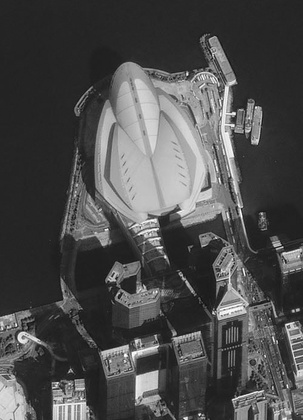
%> input picture scripts/hong_kong.jpg, 303 x 420 px, shrunk from 498 x 690 before the run
$ octave intro.m   (GNU Octave 9; MATLAB toolbox functions it lacks are replaced by stand-ins)
%> lines starting %> are read from the running program, lines starting %| are printed output that depends on the picture
### scripts/myfunction.m
function y = myfunction(x)
% Function of one argument with one return value

a = [-2 -1 0 1];              % Have a global variable of the same name
y = a + x;

### scripts/myotherfunction.m
function [y, z] = myotherfunction(a, b)
% Function of two arguments with two return values
y = a + b;
z = a - b;

### scripts/intro.m
%%%%%%%%%%%%%%%%%%%%%%%%%%%%%%%%%%%%%%%%%%%%%%%%%%%%%%%%%%%%%%%%%%%%%%%
% Introduction to Matlab
% (adapted from http://www.stanford.edu/class/cs223b/matlabIntro.html)
%
% Stefan Roth <roth (AT) cs DOT brown DOT edu>, 09/08/2003
% Last modified: 09/10/2003
%%%%%%%%%%%%%%%%%%%%%%%%%%%%%%%%%%%%%%%%%%%%%%%%%%%%%%%%%%%%%%%%%%%%%%%

% (1) Basics

% The symbol "%" is used to indicate a comment (for the remainder of
% the line).

% When writing a long Matlab statement that becomes to long for a
% single line use "..." at the end of the line to continue on the next
% line.  E.g.

A = [1, 2; ...
     3, 4];

% A semicolon at the end of a statement means that Matlab will not
% display the result of the evaluated statement. If the ";" is omitted
% then Matlab will display the result.  This is also useful for
% printing the value of variables, e.g.

A

% Matlab's command line is a little like a standard shell:
% - Use the up arrow to recall commands without retyping them (and
%   down arrow to go forward in the command history).
% - C-a moves to beginning of line (C-e for end), C-f moves forward a
%   character and C-b moves back (equivalent to the left and right
%   arrow keys), C-d deletes a character, C-k deletes the rest of the
%   line to the right of the cursor, C-p goes back through the
%   command history and C-n goes forward (equivalent to up and down
%   arrows), Tab tries to complete a command.

% Simple debugging:
% If the command "dbstop if error" is issued before running a script
% or a function that causes a run-time error, the execution will stop
% at the point where the error occurred. Very useful for tracking down
% errors.


%%%%%%%%%%%%%%%%%%%%%%%%%%%%%%%%%%%%%%%%%%%%%%%%%%%%%%%%%%%%%%%%%%%%%%%

% (2) Basic types in Matlab

%%%%%%%%%%%%%%%%%%%%%%%%%%%%%%%%%%%%%%%%%%%%%
% (A) The basic types in Matlab are scalars (usually double-precision
% floating point), vectors, and matrices:

A = [1 2; 3 4];              % Creates a 2x2 matrix
B = [1,2; 3,4];              % The simplest way to create a matrix is
                             % to list its entries in square brackets.
                             % The ";" symbol separates rows;
                             % the (optional) "," separates columns.

N = 5                        % A scalar
v = [1 0 0]                  % A row vector
v = [1; 2; 3]                % A column vector
v = v'                       % Transpose a vector (row to column or
                             %   column to row)
v = 1:.5:3                   % A vector filled in a specified range:
v = pi*[-4:4]/4              %   [start:stepsize:end]
                             %   (brackets are optional)
v = []                       % Empty vector


%%%%%%%%%%%%%%%%%%%%%%%%%%%%%%%%%%%%%%%%%%%%%
% (B) Creating special matrices: 1ST parameter is ROWS,
%   2ND parameter is COLS

m = zeros(2, 3)              % Creates a 2x3 matrix of zeros
v = ones(1, 3)               % Creates a 1x3 matrix (row vector) of ones
m = eye(3)                   % Identity matrix (3x3)
v = rand(3, 1)               % Randomly filled 3x1 matrix (column
                             % vector); see also randn

                             % But watch out:
m = zeros(3)                 % Creates a 3x3 matrix (!) of zeros


%%%%%%%%%%%%%%%%%%%%%%%%%%%%%%%%%%%%%%%%%%%%%
% (C) Indexing vectors and matrices.
% Warning: Indices always start at 1 and *NOT* at 0!

v = [1 2 3];
v(3)                         % Access a vector element


m = [1 2 3 4; 5 7 8 8; 9 10 11 12; 13 14 15 16]
m(1, 3)                      % Access a matrix element
                             %       matrix(ROW #, COLUMN #)
m(2, :)                      % Access a whole matrix row (2nd row)
m(:, 1)                      % Access a whole matrix column (1st column)

m(1, 1:3)                    % Access elements 1 through 3 of the 1st row
m(2:3, 2)                    % Access elements 2 through 3 of the
                             %   2nd column
m(2:end, 3)                  % Keyword "end" accesses the remainder of a
                             %   column or row

m = [1 2 3; 4 5 6]
size(m)                      % Returns the size of a matrix
size(m, 1)                   % Number of rows
size(m, 2)                   % Number of columns

m1 = zeros(size(m))          % Create a new matrix with the size of m

who                          % List variables in workspace
whos                         % List variables w/ info about size, type, etc.


%%%%%%%%%%%%%%%%%%%%%%%%%%%%%%%%%%%%%%%%%%%%%%%%%%%%%%%%%%%%%%%%%%%%%%%
% (3) Simple operations on vectors and matrices

%%%%%%%%%%%%%%%%%%%%%%%%%%%%%%%%%%%%%%%%%%%%%%%%
% (A) Element-wise operations:

% These operations are done "element by element".  If two
% vectors/matrices are to be added, subtracted, or element-wise
% multiplied or divided, they must have the same size.

a = [1 2 3 4]';              % A column vector
2 * a                        % Scalar multiplication
a / 4                        % Scalar division
b = [5 6 7 8]';              % Another column vector
a + b                        % Vector addition
a - b                        % Vector subtraction
a .^ 2                       % Element-wise squaring (note the ".")
a .* b                       % Element-wise multiplication (note the ".")
a ./ b                       % Element-wise division (note the ".")

log([1 2 3 4])               % Element-wise logarithm
round([1.5 2; 2.2 3.1])      % Element-wise rounding to nearest integer

% Other element-wise arithmetic operations include e.g. :
%   floor, ceil, ...


%%%%%%%%%%%%%%%%%%%%%%%%%%%%%%%%%%%%%%%%%%%%%
% (B) Vector Operations
% Built-in Matlab functions that operate on vectors

a = [1 4 6 3]                % A row vector
sum(a)                       % Sum of vector elements
mean(a)                      % Mean of vector elements
var(a)                       % Variance of elements
std(a)                       % Standard deviation
max(a)                       % Maximum
min(a)                       % Minimum

% If a matrix is given, then these functions will operate on each column
%   of the matrix and return a row vector as result
a = [1 2 3; 4 5 6]           % A matrix
mean(a)                      % Mean of each column
max(a)                       % Max of each column
max(max(a))                  % Obtaining the max of a matrix
mean(a, 2)                   % Mean of each row (second argument specifies
                             %   dimension along which operation is taken)


[1 2 3] * [4 5 6]'           % 1x3 row vector times a 3x1 column vector
                             %   results in a scalar.  Known as dot product
                             %   or inner product.  Note the absence of "."

[1 2 3]' * [4 5 6]           % 3x1 column vector times a 1x3 row vector
                             %   results in a 3x3 matrix.  Known as outer
                             %   product.  Note the absence of "."


%%%%%%%%%%%%%%%%%%%%%%%%%%%%%%%%%%%%%%%%%%%%%
% (C) Matrix Operations:

a = rand(3,2)                % A 3x2 matrix
b = rand(2,4)                % A 2x4 matrix
c = a * b                    % Matrix product results in a 3x4 matrix

a = [1 2; 3 4; 5 6];         % A 3x2 matrix
b = [5 6 7];                 % A 1x3 row vector
b * a                        % Vector-matrix product results in
                             %   a 1x2 row vector
c = [8; 9];                  % A 2x1 column vector
a * c                        % Matrix-vector product results in
                             %   a 3x1 column vector

a = [1 3 2; 6 5 4; 7 8 9];   % A 3x3 matrix
inv(a)                       % Matrix inverse of a
eig(a)                       % Vector of eigenvalues of a
[V, D] = eig(a)              % D matrix with eigenvalues on diagonal;
                             %   V matrix of eigenvectors
                             %   Example for multiple return values!
[U, S, V] = svd(a)           % Singular value decomposition of a.
                             %   a = U * S * V', singular values are
                             %   stored in S

% Other matrix operations: det, norm, rank, ...


%%%%%%%%%%%%%%%%%%%%%%%%%%%%%%%%%%%%%%%%%%%%%
% (D) Reshaping and assembling matrices:

a = [1 2; 3 4; 5 6];         % A 3x2 matrix
b = a(:)                     % Make 6x1 column vector by stacking
                             %   up columns of a
sum(a(:))                    % Useful:  sum of all elements

a = reshape(b, 2, 3)         % Make 2x3 matrix out of vector
                             %   elements (column-wise)

a = [1 2]; b = [3 4];        % Two row vectors
c = [a b]                    % Horizontal concatenation (see horzcat)

a = [1; 2; 3];               % Column vector
c = [a; 4]                   % Vertical concatenation (see vertcat)

a = [eye(3) rand(3)]         % Concatenation for matrices
b = [eye(3); ones(1, 3)]

b = repmat(5, 3, 2)          % Create a 3x2 matrix of fives
b = repmat([1 2; 3 4], 1, 2) % Replicate the 2x2 matrix twice in
                             %   column direction; makes 2x4 matrix
b = diag([1 2 3])            % Create 3x3 diagonal matrix with given
                             %   diagonal elements


%%%%%%%%%%%%%%%%%%%%%%%%%%%%%%%%%%%%%%%%%%%%%%%%%%%%%%%%%%%%%%%%%%%%%%%
% (4) Control statements & vectorization

% Syntax of control flow statements:
%
% for VARIABLE = EXPR
%     STATEMENT
%      ...
%     STATEMENT
% end
%
%   EXPR is a vector here, e.g. 1:10 or -1:0.5:1 or [1 4 7]
%
%
% while EXPRESSION
%     STATEMENTS
% end
%
% if EXPRESSION
%     STATEMENTS
% elseif EXPRESSION
%     STATEMENTS
% else
%     STATEMENTS
% end
%
%   (elseif and else clauses are optional, the "end" is required)
%
%   EXPRESSIONs are usually made of relational clauses, e.g. a < b
%   The operators are <, >, <=, >=, ==, ~=  (almost like in C(++))

% Warning:
%   Loops run very slowly in Matlab, because of interpretation overhead.
%   This has gotten somewhat better in version 6.5, but you should
%   nevertheless try to avoid them by "vectorizing" the computation,
%   i.e. by rewriting the code in form of matrix operations.  This is
%   illustrated in some examples below.

% Examples:
for i=1:2:7                  % Loop from 1 to 7 in steps of 2
  i                          % Print i
end

for i=[5 13 -1]              % Loop over given vector
  if (i > 10)                % Sample if statement
    disp('Larger than 10')   % Print given string
  elseif i < 0               % Parentheses are optional
    disp('Negative value')
  else
    disp('Something else')
  end
end


% Here is another example: given an mxn matrix A and a 1xn
% vector v, we want to subtract v from every row of A.

m = 50; n = 10; A = ones(m, n); v = 2 * rand(1, n);
%
% Implementation using loops:
for i=1:m
  A(i,:) = A(i,:) - v;
end

% We can compute the same thing using only matrix operations
A = ones(m, n) - repmat(v, m, 1);   % This version of the code runs
                                    %   much faster!!!


% We can vectorize the computation even when loops contain
%   conditional statements.
%
% Example: given an mxn matrix A, create a matrix B of the same size
%   containing all zeros, and then copy into B the elements of A that
%   are greater than zero.

% Implementation using loops:
B = zeros(m,n);
for i=1:m
  for j=1:n
    if A(i,j)>0
      B(i,j) = A(i,j);
    end
  end
end

% All this can be computed w/o any loop!
B = zeros(m,n);
ind = find(A > 0);           % Find indices of positive elements of A
                             %   (see "help find" for more info)
B(ind) = A(ind);             % Copies into B only the elements of A
                             %   that are > 0


%%%%%%%%%%%%%%%%%%%%%%%%%%%%%%%%%%%%%%%%%%%%%%%%%%%%%%%%%%%%%%%%%%%%%%%
%(5) Saving your work

save myfile                  % Saves all workspace variables into
                             %   file myfile.mat
save myfile a b              % Saves only variables a and b

clear a b                    % Removes variables a and b from the
                             %   workspace
clear                        % Clears the entire workspace

load myfile                  % Loads variable(s) from myfile.mat


%%%%%%%%%%%%%%%%%%%%%%%%%%%%%%%%%%%%%%%%%%%%%%%%%%%%%%%%%%%%%%%%%%%%%%%
%(6) Creating scripts or functions using m-files:
%
% Matlab scripts are files with ".m" extension containing Matlab
% commands.  Variables in a script file are global and will change the
% value of variables of the same name in the environment of the current
% Matlab session.  A script with name "script1.m" can be invoked by
% typing "script1" in the command window.

% Functions are also m-files. The first line in a function file must be
% of this form:
% function [outarg_1, ..., outarg_m] = myfunction(inarg_1, ..., inarg_n)
%
% The function name should be the same as that of the file
% (i.e. function "myfunction" should be saved in file "myfunction.m").
% Have a look at myfunction.m and myotherfunction.m for examples.
%
% Functions are executed using local workspaces: there is no risk of
% conflicts with the variables in the main workspace. At the end of a
% function execution only the output arguments will be visible in the
% main workspace.

a = [1 2 3 4];               % Global variable a
b = myfunction(2 * a)        % Call myfunction which has local
                             %   variable a
a                            % Global variable a is unchanged

[c, d] = ...
  myotherfunction(a, b)      % Call myotherfunction with two return
                             % values


%%%%%%%%%%%%%%%%%%%%%%%%%%%%%%%%%%%%%%%%%%%%%%%%%%%%%%%%%%%%%%%%%%%%%%%
%(7) Plotting

x = [0 1 2 3 4];             % Basic plotting
plot(x);                     % Plot x versus its index values
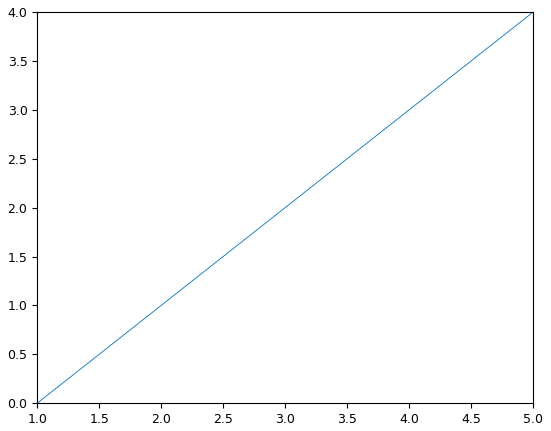
%> figure redrawn from the program's plot data
pause                        % Wait for key press
plot(x, 2*x);                % Plot 2*x versus x
axis([0 8 0 8]);             % Adjust visible rectangle
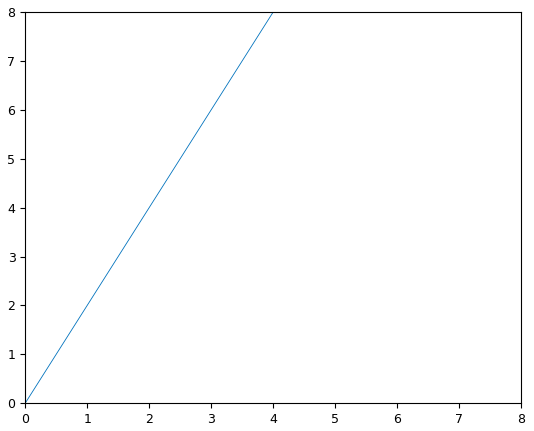
%> figure redrawn from the program's plot data

figure;                      % Open new figure
x = pi*[-24:24]/24;
plot(x, sin(x));
xlabel('radians');           % Assign label for x-axis
ylabel('sin value');         % Assign label for y-axis
title('dummy');              % Assign plot title
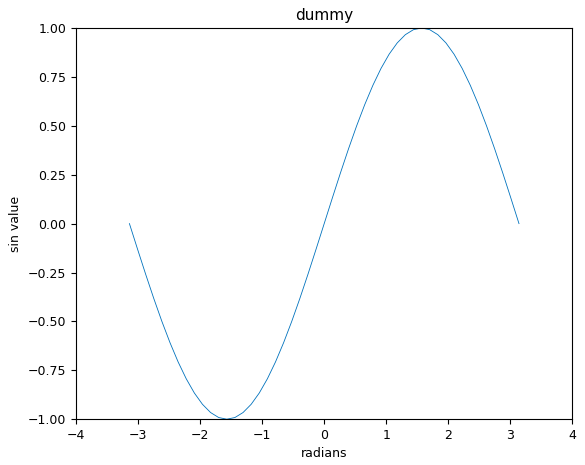
%> figure redrawn from the program's plot data; curve peaks at x = 1.57, y = 1

figure;
subplot(1, 2, 1);            % Multiple functions in separate graphs
plot(x, sin(x));             %   (see "help subplot")
axis square;                 % Make visible area square
subplot(1, 2, 2);
plot(x, 2*cos(x));
axis square;
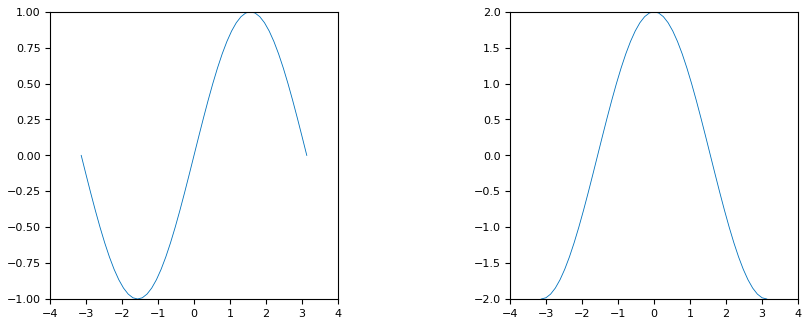
%> figure redrawn from the program's plot data, 2 panels; panel 1: curve peaks at x = 1.57, y = 1; panel 2: curve peaks at x = 0, y = 2

figure;
plot(x, sin(x));
hold on;                     % Multiple functions in single graph
plot(x, 2*cos(x), '--');     % '--' chooses different line pattern
legend('sin', 'cos');        % Assigns names to each plot
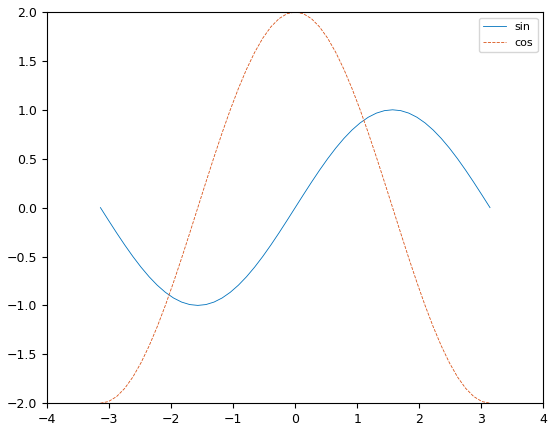
%> figure redrawn from the program's plot data; curve peaks at x = 1.57, y = 1; curve peaks at x = 0, y = 2
hold off;                    % Stop putting multiple figures in current
                             %   graph

f = imread('hong_kong.jpg'); % Read an image from file.
%> f is the input picture: size 420x303 uint8; min 8, max 255, mean 76.6
size(f)                      % Get size of image.
%> ans = [420 303]
whos f                       % More info.
f(1,1)                       % Value of (1,1) pixel.
%> ans = 38
imshow(f)                    % Display image.

f_double = double(f);        % Convert image from unit8 to double. Keeps pixel range [0-255]
f_double(1,1)                % Value of (1,1) pixel.
%> ans = 38
f_double = im2double(f);     % Convert image from unit8 to double. Maps pixel range [0-255]->[0-1]
f_double(1,1)                % Value of (1,1) pixel.
%> ans = 0.149

imtool(f)                    % Image Viewer tool.

%%%%%%%%%%%%%%%%%%%%%%%%%%%%%%%%%%%%%%%%%%%%%%%%%%%%%%%%%%%%%%%%%%%%%%%
